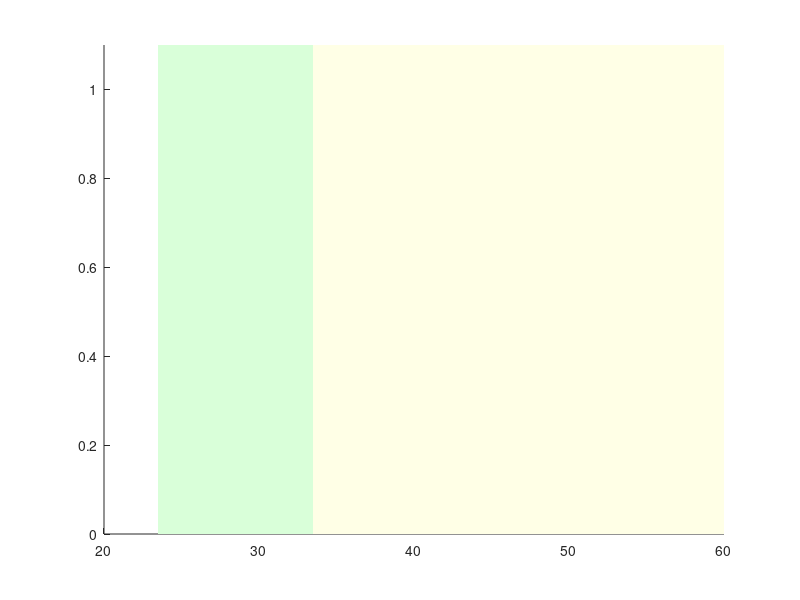

Write MATLAB code to recreate this figure. (Note: this script raises an error after producing the figure.)
clear all;
clc;
num_drones = 5;
% Dizin yolunu kendi bilgisayarına göre tekrar kontrol et
log_dir = '/home/asd/catkin_ws/src/multi_quadcopter_geometric_control/log/';

% Çıktı dosyası ve klasörü ayarları
output_pdf = 'all_drones_plots_fixed.pdf'; 
eps_folder = 'EPS_Results'; % EPS dosyalarının kaydedileceği klasör

% PDF varsa sil (temiz başlangıç)
if isfile(output_pdf)
    delete(output_pdf);
end

% EPS klasörü yoksa oluştur
if ~exist(eps_folder, 'dir')
    mkdir(eps_folder);
end

colors = lines(num_drones);

% === VERİ SAKLAMA HÜCRELERİ ===
thrust_all = cell(num_drones, 1);
time_all = cell(num_drones, 1);

% İvme verilerini zoom grafiğinde tekrar okumamak için hafızaya alıyoruz
acc_x_all = cell(num_drones, 1);
acc_y_all = cell(num_drones, 1);
acc_z_all = cell(num_drones, 1);
ref_acc_x = cell(num_drones, 1);
ref_acc_y = cell(num_drones, 1);
ref_acc_z = cell(num_drones, 1);


%% === VERİ OKUMA DÖNGÜSÜ ===
for i = 1:num_drones
    filename = fullfile(log_dir, sprintf('drone%d_log.txt', i));
    if ~isfile(filename)
        warning('File not found: %s', filename);
        continue;
    end

    data = readtable(filename, 'VariableNamingRule', 'preserve');
    time = data{:, "time"} - data{1, "time"};
    time_all{i} = time;

    % Thrust verilerini sakla
    thrust_all{i} = data{:, "r_thr"};
    
    % İvme verilerini sakla
    acc_x_all{i} = data{:, "a_acc.x"};
    acc_y_all{i} = data{:, "a_acc.y"};
    acc_z_all{i} = data{:, "a_acc.z"};
    
    ref_acc_x{i} = data{:, "r_acc.x"};
    ref_acc_y{i} = data{:, "r_acc.y"};
    ref_acc_z{i} = data{:, "r_acc.z"};
end

% === RENK VE ZAMAN TANIMLARI ===
t_green = [23.5 33.5 33.5 23.5];       color_green = [0.85 1 0.85];
t_yellow = [33.5 60 60 33.5];      color_yellow = [1 1 0.9];

t_zone1 = [0 8 8 0];      c_zone1 = [1 0.88 0.88];    % Pembe
t_zone2 = [8 21 21 8];    c_zone2 = [0.85 1 1];       % Mavi
t_zone3 = [21 33 33 21];  c_zone3 = [0.85 1 0.85];    % Yeşil
t_zone4 = [33 60 60 33];  c_zone4 = [1 1 0.9];        % Sarı


%% === 1. TÜM DRONE'LAR - THRUST ===
fig = figure;
hold on;
lgd_handles = [];
for i = 1:num_drones
    if ~isempty(thrust_all{i})
        h = plot(time_all{i}, thrust_all{i}, 'LineWidth', 2, 'Color', colors(i,:), 'DisplayName', sprintf('Quadcopter %d', i));
        lgd_handles = [lgd_handles, h];
    end
end
yl = ylim; yl = [yl(1)*0.9, yl(2)*1.1]; ylim(yl); 
p1 = patch(t_green, [yl(1) yl(1) yl(2) yl(2)], color_green, 'EdgeColor', 'none', 'HandleVisibility', 'off');
p2 = patch(t_yellow, [yl(1) yl(1) yl(2) yl(2)], color_yellow, 'EdgeColor', 'none', 'HandleVisibility', 'off');
uistack(p1, 'bottom'); uistack(p2, 'bottom');
grid off; xlim([0 60]); ylim([3 6.5]);
set(gca, 'FontName', 'Times New Roman', 'FontSize', 20, 'FontWeight', 'bold', 'LineWidth', 2, 'Box', 'on', 'Layer', 'top');
xlabel('t (s)', 'FontWeight', 'bold', 'FontSize', 20, 'FontName', 'Times New Roman');
ylabel('||f_{thrust}|| (N)', 'FontWeight', 'bold', 'FontSize', 20, 'FontName', 'Times New Roman');

lgd = legend(lgd_handles, 'Orientation', 'horizontal', 'FontSize', 13, 'FontWeight', 'bold', 'Box', 'off', 'FontName', 'Times New Roman');
set(lgd, 'Position', [0.15 0.94 0.7 0.05]); 

% KAYDETME
eps_name = fullfile(eps_folder, 'Fig10b.eps');
exportgraphics(fig, eps_name, 'ContentType', 'vector');
exportgraphics(fig, output_pdf, 'Append', true);
close(fig);


%% === 2. TÜM DRONE'LAR - DISTURBANCE FORCES ===
fig = figure;

% --- Fx ---
subplot(3,1,1); hold on;
lgd_handles = [];
for i = 1:num_drones
    filename = fullfile(log_dir, sprintf('drone%d_log.txt', i));
    if isfile(filename)
        data = readtable(filename, 'VariableNamingRule', 'preserve');
        h = plot(data{:, "time"} - data{1, "time"}, data{:, "dist_f.x"}, 'LineWidth', 2, 'Color', colors(i,:), 'DisplayName', sprintf('Quadcopter %d', i));
        lgd_handles = [lgd_handles, h];
    end
end
yl = ylim; yl = [yl(1)*1.1, yl(2)*1.1]; ylim(yl);
p1 = patch(t_green, [yl(1) yl(1) yl(2) yl(2)], color_green, 'EdgeColor', 'none', 'HandleVisibility', 'off');
p2 = patch(t_yellow, [yl(1) yl(1) yl(2) yl(2)], color_yellow, 'EdgeColor', 'none', 'HandleVisibility', 'off');
uistack(p1, 'bottom'); uistack(p2, 'bottom');
ylabel('f_{dist,x} (N)', 'FontWeight', 'bold', 'FontSize', 20, 'FontName', 'Times New Roman'); 
grid off; xlim([0 60]); set(gca, 'FontName', 'Times New Roman', 'FontSize', 20, 'FontWeight', 'bold', 'LineWidth', 2, 'Box', 'on', 'Layer', 'top');

% --- Fy ---
subplot(3,1,2); hold on;
for i = 1:num_drones
    filename = fullfile(log_dir, sprintf('drone%d_log.txt', i));
    if isfile(filename)
        data = readtable(filename, 'VariableNamingRule', 'preserve');
        plot(data{:, "time"} - data{1, "time"}, data{:, "dist_f.y"}, 'LineWidth', 2, 'Color', colors(i,:), 'HandleVisibility', 'off');
    end
end
yl = ylim; yl = [yl(1)*1.1, yl(2)*1.1]; ylim(yl);
p1 = patch(t_green, [yl(1) yl(1) yl(2) yl(2)], color_green, 'EdgeColor', 'none', 'HandleVisibility', 'off');
p2 = patch(t_yellow, [yl(1) yl(1) yl(2) yl(2)], color_yellow, 'EdgeColor', 'none', 'HandleVisibility', 'off');
uistack(p1, 'bottom'); uistack(p2, 'bottom');
ylabel('f_{dist,y} (N)', 'FontWeight', 'bold', 'FontSize', 20, 'FontName', 'Times New Roman'); 
grid off; xlim([0 60]); set(gca, 'FontName', 'Times New Roman', 'FontSize', 20, 'FontWeight', 'bold', 'LineWidth', 2, 'Box', 'on', 'Layer', 'top');

% --- Fz ---
subplot(3,1,3); hold on;
for i = 1:num_drones
    filename = fullfile(log_dir, sprintf('drone%d_log.txt', i));
    if isfile(filename)
        data = readtable(filename, 'VariableNamingRule', 'preserve');
        plot(data{:, "time"} - data{1, "time"}, data{:, "dist_f.z"}, 'LineWidth', 2, 'Color', colors(i,:), 'HandleVisibility', 'off');
    end
end
yl = ylim; yl = [yl(1)*1.1, yl(2)*1.1]; ylim(yl);
p1 = patch(t_green, [yl(1) yl(1) yl(2) yl(2)], color_green, 'EdgeColor', 'none', 'HandleVisibility', 'off');
p2 = patch(t_yellow, [yl(1) yl(1) yl(2) yl(2)], color_yellow, 'EdgeColor', 'none', 'HandleVisibility', 'off');
uistack(p1, 'bottom'); uistack(p2, 'bottom');
ylabel('f_{dist,z} (N)', 'FontWeight', 'bold', 'FontSize', 20, 'FontName', 'Times New Roman'); 
xlabel('t (s)', 'FontWeight', 'bold', 'FontSize', 20, 'FontName', 'Times New Roman'); 
grid off; xlim([0 60]); set(gca, 'FontName', 'Times New Roman', 'FontSize', 20, 'FontWeight', 'bold', 'LineWidth', 2, 'Box', 'on', 'Layer', 'top');

lgd = legend(lgd_handles, 'Orientation', 'horizontal', 'FontSize', 13, 'FontWeight', 'bold', 'Box', 'off', 'FontName', 'Times New Roman');
set(lgd, 'Position', [0.1 0.94 0.8 0.05]); 

% KAYDETME
eps_name = fullfile(eps_folder, 'Fig10a.eps');
exportgraphics(fig, eps_name, 'ContentType', 'vector');
exportgraphics(fig, output_pdf, 'Append', true);
close(fig);


%% === 3. TÜM DRONE'LAR - POZİSYON ===
fig = figure;

% === X ===
subplot(3,1,1); hold on;
lgd_handles = [];
h_des = plot(NaN, NaN, ':k', 'LineWidth', 2, 'DisplayName', 'Desired');
lgd_handles = [lgd_handles, h_des];

for i = 1:num_drones
    filename = fullfile(log_dir, sprintf('drone%d_log.txt', i));
    if isfile(filename)
        data = readtable(filename, 'VariableNamingRule', 'preserve');
        time = data{:, "time"} - data{1, "time"};
        h = plot(time, data{:, "a_pos.x"}, '-',  'Color', colors(i,:), 'LineWidth', 2, 'DisplayName', sprintf('Quadcopter %d', i));
        lgd_handles = [lgd_handles, h];
        plot(time, data{:, "r_pos.x"}, ':k', 'LineWidth', 2, 'HandleVisibility', 'off');
    end
end
yl = ylim; yl = [yl(1)-1, yl(2)+1]; ylim(yl);
p1 = patch(t_zone1, [yl(1) yl(1) yl(2) yl(2)], c_zone1, 'EdgeColor', 'none', 'HandleVisibility', 'off');
p2 = patch(t_zone2, [yl(1) yl(1) yl(2) yl(2)], c_zone2, 'EdgeColor', 'none', 'HandleVisibility', 'off');
p3 = patch(t_zone3, [yl(1) yl(1) yl(2) yl(2)], c_zone3, 'EdgeColor', 'none', 'HandleVisibility', 'off');
p4 = patch(t_zone4, [yl(1) yl(1) yl(2) yl(2)], c_zone4, 'EdgeColor', 'none', 'HandleVisibility', 'off');
uistack(p1,'bottom'); uistack(p2,'bottom'); uistack(p3,'bottom'); uistack(p4,'bottom');
ylabel('x (m)', 'FontWeight', 'bold', 'FontSize', 20, 'FontName', 'Times New Roman'); 
grid off; xlim([0 60]); set(gca, 'FontName', 'Times New Roman', 'FontSize', 20, 'FontWeight', 'bold', 'LineWidth', 2, 'Box', 'on', 'Layer', 'top');

% === Y ===
subplot(3,1,2); hold on;
for i = 1:num_drones
    filename = fullfile(log_dir, sprintf('drone%d_log.txt', i));
    if isfile(filename)
        data = readtable(filename, 'VariableNamingRule', 'preserve');
        time = data{:, "time"} - data{1, "time"};
        plot(time, data{:, "a_pos.y"}, '-',  'Color', colors(i,:), 'LineWidth', 2);
        plot(time, data{:, "r_pos.y"}, ':k', 'LineWidth', 2);
    end
end
yl = ylim; yl = [yl(1)-1, yl(2)+1]; ylim(yl);
p1 = patch(t_zone1, [yl(1) yl(1) yl(2) yl(2)], c_zone1, 'EdgeColor', 'none', 'HandleVisibility', 'off');
p2 = patch(t_zone2, [yl(1) yl(1) yl(2) yl(2)], c_zone2, 'EdgeColor', 'none', 'HandleVisibility', 'off');
p3 = patch(t_zone3, [yl(1) yl(1) yl(2) yl(2)], c_zone3, 'EdgeColor', 'none', 'HandleVisibility', 'off');
p4 = patch(t_zone4, [yl(1) yl(1) yl(2) yl(2)], c_zone4, 'EdgeColor', 'none', 'HandleVisibility', 'off');
uistack(p1,'bottom'); uistack(p2,'bottom'); uistack(p3,'bottom'); uistack(p4,'bottom');
ylabel('y (m)', 'FontWeight', 'bold', 'FontSize', 20, 'FontName', 'Times New Roman'); 
grid off; xlim([0 60]); set(gca, 'FontName', 'Times New Roman', 'FontSize', 20, 'FontWeight', 'bold', 'LineWidth', 2, 'Box', 'on', 'Layer', 'top');

% === Z ===
subplot(3,1,3); hold on;
for i = 1:num_drones
    filename = fullfile(log_dir, sprintf('drone%d_log.txt', i));
    if isfile(filename)
        data = readtable(filename, 'VariableNamingRule', 'preserve');
        time = data{:, "time"} - data{1, "time"};
        plot(time, data{:, "a_pos.z"}, '-',  'Color', colors(i,:), 'LineWidth', 2);
        plot(time, data{:, "r_pos.z"}, ':k', 'LineWidth', 2);
    end
end
yl = ylim; yl = [yl(1)-0.5, yl(2)+0.5]; ylim(yl);
p1 = patch(t_zone1, [yl(1) yl(1) yl(2) yl(2)], c_zone1, 'EdgeColor', 'none', 'HandleVisibility', 'off');
p2 = patch(t_zone2, [yl(1) yl(1) yl(2) yl(2)], c_zone2, 'EdgeColor', 'none', 'HandleVisibility', 'off');
p3 = patch(t_zone3, [yl(1) yl(1) yl(2) yl(2)], c_zone3, 'EdgeColor', 'none', 'HandleVisibility', 'off');
p4 = patch(t_zone4, [yl(1) yl(1) yl(2) yl(2)], c_zone4, 'EdgeColor', 'none', 'HandleVisibility', 'off');
uistack(p1,'bottom'); uistack(p2,'bottom'); uistack(p3,'bottom'); uistack(p4,'bottom');
ylabel('z (m)', 'FontWeight', 'bold', 'FontSize', 20, 'FontName', 'Times New Roman');
xlabel('t (s)', 'FontWeight', 'bold', 'FontSize', 20, 'FontName', 'Times New Roman'); 
grid off; xlim([0 60]); set(gca, 'FontName', 'Times New Roman', 'FontSize', 20, 'FontWeight', 'bold', 'LineWidth', 2, 'Box', 'on', 'Layer', 'top');

lgd = legend(lgd_handles, 'Orientation', 'horizontal', 'FontSize', 13, 'FontWeight', 'bold', 'Box', 'off', 'FontName', 'Times New Roman');
set(lgd, 'Position', [0.1 0.94 0.8 0.05]); 

% KAYDETME
eps_name = fullfile(eps_folder, 'Fig6a.eps');
exportgraphics(fig, eps_name, 'ContentType', 'vector');
exportgraphics(fig, output_pdf, 'Append', true);
close(fig);


%% === 4. TÜM DRONE'LAR - 3D KONUM ===
fig = figure;
hold on;
lgd_handles = [];
grid off; set(gca, 'FontName', 'Times New Roman', 'FontSize', 20, 'FontWeight', 'bold', 'LineWidth', 2, 'Box', 'on');
axis equal; axis tight; zlim([0 5]);
for i = 1:num_drones
    filename = fullfile(log_dir, sprintf('drone%d_log.txt', i));
    if isfile(filename)
        data = readtable(filename, 'VariableNamingRule', 'preserve');
        h = plot3(data{:, "a_pos.x"}, data{:, "a_pos.y"}, data{:, "a_pos.z"}, '-', 'Color', colors(i,:), 'LineWidth', 2, 'DisplayName', sprintf('Quadcopter %d', i));
        plot3(data{:, "r_pos.x"}, data{:, "r_pos.y"}, data{:, "r_pos.z"}, ':k', 'LineWidth', 2, 'HandleVisibility', 'off');
        lgd_handles = [lgd_handles, h];
    end
end
xlabel('x (m)', 'FontWeight', 'bold', 'FontSize', 20, 'FontName', 'Times New Roman');
ylabel('y (m)', 'FontWeight', 'bold', 'FontSize', 20, 'FontName', 'Times New Roman');
zlabel('z (m)', 'FontWeight', 'bold', 'FontSize', 20, 'FontName', 'Times New Roman');
title('All Drones - 3D Position', 'FontWeight', 'bold', 'FontSize', 20, 'FontName', 'Times New Roman');

view(45, 25);

lgd = legend(lgd_handles, 'Orientation', 'horizontal', 'FontSize', 13, 'FontWeight', 'bold', 'Box','off', 'FontName', 'Times New Roman');
set(lgd, 'Position', [0.1 0.92 0.8 0.05]);

% KAYDETME
eps_name = fullfile(eps_folder, '04_all_drones_3d_position.eps');
exportgraphics(fig, eps_name, 'ContentType', 'vector');
exportgraphics(fig, output_pdf, 'Append', true);
close(fig);


%% === 5. TÜM DRONE'LAR - VELOCITY ===
fig = figure;

% Vx
subplot(3,1,1); hold on;
lgd_handles = [];
h_des = plot(NaN, NaN, ':k', 'LineWidth', 2, 'DisplayName', 'Desired');
lgd_handles = [lgd_handles, h_des];

for i = 1:num_drones
    filename = fullfile(log_dir, sprintf('drone%d_log.txt', i));
    if isfile(filename)
        data = readtable(filename, 'VariableNamingRule', 'preserve');
        time = data{:, "time"} - data{1, "time"};
        h = plot(time, data{:, "a_vel.x"}, '-', 'Color', colors(i,:), 'LineWidth', 2, 'DisplayName', sprintf('Quadcopter %d', i));
        lgd_handles = [lgd_handles, h];
        plot(time, data{:, "r_vel.x"}, ':k', 'LineWidth', 2, 'HandleVisibility', 'off');
    end
end
yl = ylim; yl = [yl(1)-0.5, yl(2)+0.5]; ylim(yl);
p1 = patch(t_zone1, [yl(1) yl(1) yl(2) yl(2)], c_zone1, 'EdgeColor', 'none', 'HandleVisibility', 'off');
p2 = patch(t_zone2, [yl(1) yl(1) yl(2) yl(2)], c_zone2, 'EdgeColor', 'none', 'HandleVisibility', 'off');
p3 = patch(t_zone3, [yl(1) yl(1) yl(2) yl(2)], c_zone3, 'EdgeColor', 'none', 'HandleVisibility', 'off');
p4 = patch(t_zone4, [yl(1) yl(1) yl(2) yl(2)], c_zone4, 'EdgeColor', 'none', 'HandleVisibility', 'off');
uistack(p1,'bottom'); uistack(p2,'bottom'); uistack(p3,'bottom'); uistack(p4,'bottom');
ylabel('v_x (m/s)', 'FontWeight', 'bold', 'FontSize', 20, 'FontName', 'Times New Roman'); 
grid off; xlim([0 60]); set(gca, 'FontName', 'Times New Roman', 'FontSize', 20, 'FontWeight', 'bold', 'LineWidth', 2, 'Box', 'on', 'Layer', 'top');

% Vy
subplot(3,1,2); hold on;
for i = 1:num_drones
    filename = fullfile(log_dir, sprintf('drone%d_log.txt', i));
    if isfile(filename)
        data = readtable(filename, 'VariableNamingRule', 'preserve');
        time = data{:, "time"} - data{1, "time"};
        plot(time, data{:, "a_vel.y"}, '-', 'Color', colors(i,:), 'LineWidth', 2);
        plot(time, data{:, "r_vel.y"}, ':k', 'LineWidth', 2);
    end
end
yl = ylim; yl = [yl(1)-0.5, yl(2)+0.5]; ylim(yl);
p1 = patch(t_zone1, [yl(1) yl(1) yl(2) yl(2)], c_zone1, 'EdgeColor', 'none', 'HandleVisibility', 'off');
p2 = patch(t_zone2, [yl(1) yl(1) yl(2) yl(2)], c_zone2, 'EdgeColor', 'none', 'HandleVisibility', 'off');
p3 = patch(t_zone3, [yl(1) yl(1) yl(2) yl(2)], c_zone3, 'EdgeColor', 'none', 'HandleVisibility', 'off');
p4 = patch(t_zone4, [yl(1) yl(1) yl(2) yl(2)], c_zone4, 'EdgeColor', 'none', 'HandleVisibility', 'off');
uistack(p1,'bottom'); uistack(p2,'bottom'); uistack(p3,'bottom'); uistack(p4,'bottom');
ylabel('v_y (m/s)', 'FontWeight', 'bold', 'FontSize', 20, 'FontName', 'Times New Roman'); 
grid off; xlim([0 60]); set(gca, 'FontName', 'Times New Roman', 'FontSize', 20, 'FontWeight', 'bold', 'LineWidth', 2, 'Box', 'on', 'Layer', 'top');

% Vz
subplot(3,1,3); hold on;
for i = 1:num_drones
    filename = fullfile(log_dir, sprintf('drone%d_log.txt', i));
    if isfile(filename)
        data = readtable(filename, 'VariableNamingRule', 'preserve');
        time = data{:, "time"} - data{1, "time"};
        plot(time, data{:, "a_vel.z"}, '-', 'Color', colors(i,:), 'LineWidth', 2);
        plot(time, data{:, "r_vel.z"}, ':k', 'LineWidth', 2);
    end
end
yl = ylim; yl = [yl(1)-0.5, yl(2)+0.5]; ylim(yl);
p1 = patch(t_zone1, [yl(1) yl(1) yl(2) yl(2)], c_zone1, 'EdgeColor', 'none', 'HandleVisibility', 'off');
p2 = patch(t_zone2, [yl(1) yl(1) yl(2) yl(2)], c_zone2, 'EdgeColor', 'none', 'HandleVisibility', 'off');
p3 = patch(t_zone3, [yl(1) yl(1) yl(2) yl(2)], c_zone3, 'EdgeColor', 'none', 'HandleVisibility', 'off');
p4 = patch(t_zone4, [yl(1) yl(1) yl(2) yl(2)], c_zone4, 'EdgeColor', 'none', 'HandleVisibility', 'off');
uistack(p1,'bottom'); uistack(p2,'bottom'); uistack(p3,'bottom'); uistack(p4,'bottom');
ylabel('v_z (m/s)', 'FontWeight', 'bold', 'FontSize', 20, 'FontName', 'Times New Roman'); 
xlabel('t (s)', 'FontWeight', 'bold', 'FontSize', 20, 'FontName', 'Times New Roman'); 
grid off; xlim([0 60]); set(gca, 'FontName', 'Times New Roman', 'FontSize', 20, 'FontWeight', 'bold', 'LineWidth', 2, 'Box', 'on', 'Layer', 'top');

lgd = legend(lgd_handles, 'Orientation', 'horizontal', 'FontSize', 13, 'FontWeight', 'bold', 'Box', 'off', 'FontName', 'Times New Roman');
set(lgd, 'Position', [0.1 0.94 0.8 0.05]);

% KAYDETME
eps_name = fullfile(eps_folder, 'Fig7.eps');
exportgraphics(fig, eps_name, 'ContentType', 'vector');
exportgraphics(fig, output_pdf, 'Append', true);
close(fig);


%% === 6. TÜM DRONE'LAR - ACCELERATION (ZOOM) ===
fig = figure;

zoom_t_start = 3.5;
zoom_t_end = 8.5;
zoom_xlim = [zoom_t_start zoom_t_end];

% --- AX ---
h1 = subplot(3,1,1); hold on;
lgd_handles = [];
h_des = plot(NaN, NaN, ':k', 'LineWidth', 2, 'DisplayName', 'Desired');
lgd_handles = [lgd_handles, h_des];

for i = 1:num_drones
    if ~isempty(acc_x_all{i})
        h = plot(time_all{i}, acc_x_all{i}, '-', 'Color', colors(i,:), 'LineWidth', 2, 'DisplayName', sprintf('Quadcopter %d', i));
        lgd_handles = [lgd_handles, h];
        plot(time_all{i}, ref_acc_x{i}, ':k', 'LineWidth', 2, 'HandleVisibility', 'off');
    end
end
% Arka Plan
yl = ylim; yl = [yl(1)-0.5, yl(2)+0.5]; ylim(yl);
p1 = patch(t_zone1, [yl(1) yl(1) yl(2) yl(2)], c_zone1, 'EdgeColor', 'none', 'HandleVisibility', 'off');
p2 = patch(t_zone2, [yl(1) yl(1) yl(2) yl(2)], c_zone2, 'EdgeColor', 'none', 'HandleVisibility', 'off');
p3 = patch(t_zone3, [yl(1) yl(1) yl(2) yl(2)], c_zone3, 'EdgeColor', 'none', 'HandleVisibility', 'off');
p4 = patch(t_zone4, [yl(1) yl(1) yl(2) yl(2)], c_zone4, 'EdgeColor', 'none', 'HandleVisibility', 'off');
uistack(p1,'bottom'); uistack(p2,'bottom'); uistack(p3,'bottom'); uistack(p4,'bottom');
% Zoom Dikdörtgeni
rectangle('Position', [zoom_t_start, yl(1)+0.2, zoom_t_end-zoom_t_start, yl(2)-yl(1)-0.4], 'EdgeColor', 'r', 'LineWidth', 2, 'LineStyle', '--');
ylabel('a_x (m/s^2)', 'FontWeight', 'bold', 'FontSize', 20, 'FontName', 'Times New Roman'); 
grid off; xlim([0 60]); 
set(gca, 'FontName', 'Times New Roman', 'FontSize', 20, 'FontWeight', 'bold', 'LineWidth', 2, 'Box', 'on', 'Layer', 'top');

% >> INSET ZOOM AX
main_pos = get(h1, 'Position'); 
inset_w = main_pos(3) * 0.15;   
inset_h = main_pos(4) * 0.25;   
inset_x = main_pos(1) + main_pos(3)*0.19; 
inset_y = main_pos(2) + main_pos(4)*0.12;
ax_ins = axes('Position', [inset_x inset_y inset_w inset_h]);
box on; hold on;
for i=1:num_drones
    plot(time_all{i}, acc_x_all{i}, 'Color', colors(i,:), 'LineWidth', 2);
    plot(time_all{i}, ref_acc_x{i}, ':k', 'LineWidth', 2);
end
xlim(zoom_xlim); grid off; set(gca, 'Color', 'w', 'FontSize', 8);

% --- AY ---
h2 = subplot(3,1,2); hold on;
for i = 1:num_drones
    if ~isempty(acc_y_all{i})
        plot(time_all{i}, acc_y_all{i}, '-', 'Color', colors(i,:), 'LineWidth', 2);
        plot(time_all{i}, ref_acc_y{i}, ':k', 'LineWidth', 2);
    end
end
% Arka Plan
yl = ylim; yl = [yl(1)-0.5, yl(2)+0.5]; ylim(yl);
p1 = patch(t_zone1, [yl(1) yl(1) yl(2) yl(2)], c_zone1, 'EdgeColor', 'none', 'HandleVisibility', 'off');
p2 = patch(t_zone2, [yl(1) yl(1) yl(2) yl(2)], c_zone2, 'EdgeColor', 'none', 'HandleVisibility', 'off');
p3 = patch(t_zone3, [yl(1) yl(1) yl(2) yl(2)], c_zone3, 'EdgeColor', 'none', 'HandleVisibility', 'off');
p4 = patch(t_zone4, [yl(1) yl(1) yl(2) yl(2)], c_zone4, 'EdgeColor', 'none', 'HandleVisibility', 'off');
uistack(p1,'bottom'); uistack(p2,'bottom'); uistack(p3,'bottom'); uistack(p4,'bottom');
% Zoom Dikdörtgeni
rectangle('Position', [zoom_t_start, yl(1)+0.2, zoom_t_end-zoom_t_start, yl(2)-yl(1)-0.4], 'EdgeColor', 'r', 'LineWidth', 2, 'LineStyle', '--');
ylabel('a_y (m/s^2)', 'FontWeight', 'bold', 'FontSize', 20, 'FontName', 'Times New Roman'); 
grid off; xlim([0 60]); 
set(gca, 'FontName', 'Times New Roman', 'FontSize', 20, 'FontWeight', 'bold', 'LineWidth', 2, 'Box', 'on', 'Layer', 'top');

% >> INSET ZOOM AY
main_pos = get(h2, 'Position');
inset_w = main_pos(3) * 0.15;
inset_h = main_pos(4) * 0.25;
inset_x = main_pos(1) + main_pos(3)*0.19;
inset_y = main_pos(2) + main_pos(4)*0.12;
ax_ins = axes('Position', [inset_x inset_y inset_w inset_h]);
box on; hold on;
for i=1:num_drones
    plot(time_all{i}, acc_y_all{i}, 'Color', colors(i,:), 'LineWidth', 2);
    plot(time_all{i}, ref_acc_y{i}, ':k', 'LineWidth', 2);
end
xlim(zoom_xlim); grid off; set(gca, 'Color', 'w', 'FontSize', 8);

% --- AZ ---
h3 = subplot(3,1,3); hold on;
for i = 1:num_drones
    if ~isempty(acc_z_all{i})
        plot(time_all{i}, acc_z_all{i}, '-', 'Color', colors(i,:), 'LineWidth', 2);
        plot(time_all{i}, ref_acc_z{i}, ':k', 'LineWidth', 2);
    end
end
% Arka Plan
yl = ylim; yl = [yl(1)-0.5, yl(2)+0.5]; ylim(yl);
p1 = patch(t_zone1, [yl(1) yl(1) yl(2) yl(2)], c_zone1, 'EdgeColor', 'none', 'HandleVisibility', 'off');
p2 = patch(t_zone2, [yl(1) yl(1) yl(2) yl(2)], c_zone2, 'EdgeColor', 'none', 'HandleVisibility', 'off');
p3 = patch(t_zone3, [yl(1) yl(1) yl(2) yl(2)], c_zone3, 'EdgeColor', 'none', 'HandleVisibility', 'off');
p4 = patch(t_zone4, [yl(1) yl(1) yl(2) yl(2)], c_zone4, 'EdgeColor', 'none', 'HandleVisibility', 'off');
uistack(p1,'bottom'); uistack(p2,'bottom'); uistack(p3,'bottom'); uistack(p4,'bottom');
% Zoom Dikdörtgeni
rectangle('Position', [zoom_t_start, yl(1)+0.2, zoom_t_end-zoom_t_start, yl(2)-yl(1)-0.4], 'EdgeColor', 'r', 'LineWidth', 2, 'LineStyle', '--');
ylabel('a_z (m/s^2)', 'FontWeight', 'bold', 'FontSize', 20, 'FontName', 'Times New Roman');
xlabel('t (s)', 'FontWeight', 'bold', 'FontSize', 20, 'FontName', 'Times New Roman'); 
grid off; xlim([0 60]); 
set(gca, 'FontName', 'Times New Roman', 'FontSize', 20, 'FontWeight', 'bold', 'LineWidth', 2, 'Box', 'on', 'Layer', 'top');

% >> INSET ZOOM AZ
main_pos = get(h3, 'Position');
inset_w = main_pos(3) * 0.15;
inset_h = main_pos(4) * 0.25;
inset_x = main_pos(1) + main_pos(3)*0.19;
inset_y = main_pos(2) + main_pos(4)*0.12;
ax_ins = axes('Position', [inset_x inset_y inset_w inset_h]);
box on; hold on;
for i=1:num_drones
    plot(time_all{i}, acc_z_all{i}, 'Color', colors(i,:), 'LineWidth', 2);
    plot(time_all{i}, ref_acc_z{i}, ':k', 'LineWidth', 2);
end
xlim(zoom_xlim); grid off; set(gca, 'Color', 'w', 'FontSize', 8);

lgd = legend(lgd_handles, 'Orientation', 'horizontal', 'FontSize', 13, 'FontWeight', 'bold', 'Box', 'off', 'FontName', 'Times New Roman');
set(lgd, 'Position', [0.1 0.94 0.8 0.05]);

% KAYDETME
eps_name = fullfile(eps_folder, 'Fig8.eps');
exportgraphics(fig, eps_name, 'ContentType', 'vector');
exportgraphics(fig, output_pdf, 'Append', true);
close(fig);


%% === 7. TÜM DRONE'LAR - EULER AÇILARI ===
fig = figure;

% --- Roll (Phi) ---
subplot(3,1,1); hold on;
lgd_handles = [];
h_des = plot(NaN, NaN, ':k', 'LineWidth', 2, 'DisplayName', 'Desired');
lgd_handles = [lgd_handles, h_des];
for i = 1:num_drones
    filename = fullfile(log_dir, sprintf('drone%d_log.txt', i));
    if isfile(filename)
        data = readtable(filename, 'VariableNamingRule', 'preserve');
        time = data{:, "time"} - data{1, "time"};
        
        h = plot(time, data{:, "a_eul_ang.x"}, '-', 'Color', colors(i,:), 'LineWidth', 2, 'DisplayName', sprintf('Quadcopter %d', i));
        lgd_handles = [lgd_handles, h];
        plot(time, data{:, "r_eul_ang.x"}, ':k', 'LineWidth', 2, 'HandleVisibility', 'off');
    end
end
% Arka Plan
yl = ylim; yl = [yl(1)-0.1, yl(2)+0.1]; ylim(yl);
p1 = patch(t_zone1, [yl(1) yl(1) yl(2) yl(2)], c_zone1, 'EdgeColor', 'none', 'HandleVisibility', 'off');
p2 = patch(t_zone2, [yl(1) yl(1) yl(2) yl(2)], c_zone2, 'EdgeColor', 'none', 'HandleVisibility', 'off');
p3 = patch(t_zone3, [yl(1) yl(1) yl(2) yl(2)], c_zone3, 'EdgeColor', 'none', 'HandleVisibility', 'off');
p4 = patch(t_zone4, [yl(1) yl(1) yl(2) yl(2)], c_zone4, 'EdgeColor', 'none', 'HandleVisibility', 'off');
uistack(p1,'bottom'); uistack(p2,'bottom'); uistack(p3,'bottom'); uistack(p4,'bottom');
ylabel('\phi (rad)', 'FontWeight', 'bold', 'FontSize', 20, 'FontName', 'Times New Roman'); 
grid off; xlim([0 60]); set(gca, 'FontName', 'Times New Roman', 'FontSize', 20, 'FontWeight', 'bold', 'LineWidth', 2, 'Box', 'on', 'Layer', 'top');

% --- Pitch (Theta) ---
subplot(3,1,2); hold on;
for i = 1:num_drones
    filename = fullfile(log_dir, sprintf('drone%d_log.txt', i));
    if isfile(filename)
        data = readtable(filename, 'VariableNamingRule', 'preserve');
        time = data{:, "time"} - data{1, "time"};
        plot(time, data{:, "a_eul_ang.y"}, '-', 'Color', colors(i,:), 'LineWidth', 2);
        plot(time, data{:, "r_eul_ang.y"}, ':k', 'LineWidth', 2);
    end
end
yl = ylim; yl = [yl(1)-0.1, yl(2)+0.1]; ylim(yl);
p1 = patch(t_zone1, [yl(1) yl(1) yl(2) yl(2)], c_zone1, 'EdgeColor', 'none', 'HandleVisibility', 'off');
p2 = patch(t_zone2, [yl(1) yl(1) yl(2) yl(2)], c_zone2, 'EdgeColor', 'none', 'HandleVisibility', 'off');
p3 = patch(t_zone3, [yl(1) yl(1) yl(2) yl(2)], c_zone3, 'EdgeColor', 'none', 'HandleVisibility', 'off');
p4 = patch(t_zone4, [yl(1) yl(1) yl(2) yl(2)], c_zone4, 'EdgeColor', 'none', 'HandleVisibility', 'off');
uistack(p1,'bottom'); uistack(p2,'bottom'); uistack(p3,'bottom'); uistack(p4,'bottom');
ylabel('\theta (rad)', 'FontWeight', 'bold', 'FontSize', 20, 'FontName', 'Times New Roman'); 
grid off; xlim([0 60]); set(gca, 'FontName', 'Times New Roman', 'FontSize', 20, 'FontWeight', 'bold', 'LineWidth', 2, 'Box', 'on', 'Layer', 'top');

% --- Yaw (Psi) ---
subplot(3,1,3); hold on;
for i = 1:num_drones
    filename = fullfile(log_dir, sprintf('drone%d_log.txt', i));
    if isfile(filename)
        data = readtable(filename, 'VariableNamingRule', 'preserve');
        time = data{:, "time"} - data{1, "time"};
        plot(time, data{:, "a_eul_ang.z"}, '-', 'Color', colors(i,:), 'LineWidth', 2);
        plot(time, data{:, "r_eul_ang.z"}, ':k', 'LineWidth', 2);
    end
end
yl = ylim; yl = [yl(1)-0.1, yl(2)+0.1]; ylim(yl);
p1 = patch(t_zone1, [yl(1) yl(1) yl(2) yl(2)], c_zone1, 'EdgeColor', 'none', 'HandleVisibility', 'off');
p2 = patch(t_zone2, [yl(1) yl(1) yl(2) yl(2)], c_zone2, 'EdgeColor', 'none', 'HandleVisibility', 'off');
p3 = patch(t_zone3, [yl(1) yl(1) yl(2) yl(2)], c_zone3, 'EdgeColor', 'none', 'HandleVisibility', 'off');
p4 = patch(t_zone4, [yl(1) yl(1) yl(2) yl(2)], c_zone4, 'EdgeColor', 'none', 'HandleVisibility', 'off');
uistack(p1,'bottom'); uistack(p2,'bottom'); uistack(p3,'bottom'); uistack(p4,'bottom');
ylabel('\psi (rad)', 'FontWeight', 'bold', 'FontSize', 20, 'FontName', 'Times New Roman');
xlabel('t (s)', 'FontWeight', 'bold', 'FontSize', 20, 'FontName', 'Times New Roman'); 
grid off; xlim([0 60]); set(gca, 'FontName', 'Times New Roman', 'FontSize', 20, 'FontWeight', 'bold', 'LineWidth', 2, 'Box', 'on', 'Layer', 'top');

lgd = legend(lgd_handles, 'Orientation', 'horizontal', 'FontSize', 13, 'FontWeight', 'bold', 'Box', 'off', 'FontName', 'Times New Roman');
set(lgd, 'Position', [0.1 0.94 0.8 0.05]);

% KAYDETME
eps_name = fullfile(eps_folder, 'Fig9.eps');
exportgraphics(fig, eps_name, 'ContentType', 'vector');
exportgraphics(fig, output_pdf, 'Append', true);
close(fig);


%% === 8. TÜM DRONE'LAR - 3D POZİSYON HATASI ===
fig = figure;
hold on;
lgd_handles = [];
for i = 1:num_drones
    filename = fullfile(log_dir, sprintf('drone%d_log.txt', i));
    if isfile(filename)
        data = readtable(filename, 'VariableNamingRule', 'preserve');
        time = data{:, "time"} - data{1, "time"};
        x = data{:, "a_pos.x"};  y = data{:, "a_pos.y"};  z = data{:, "a_pos.z"};
        xr = data{:, "r_pos.x"}; yr = data{:, "r_pos.y"}; zr = data{:, "r_pos.z"};
        pos_error = sqrt((x - xr).^2 + (y - yr).^2 + (z - zr).^2);
        h = plot(time, pos_error, 'LineWidth', 2, 'Color', colors(i,:), 'DisplayName', sprintf('Quadcopter %d', i));
        lgd_handles = [lgd_handles, h];
    end
end
xlabel('t (s)', 'FontWeight', 'bold', 'FontSize', 20, 'FontName', 'Times New Roman');
ylabel('||e_p|| (m)', 'FontWeight', 'bold', 'FontSize', 20, 'FontName', 'Times New Roman');

grid off; set(gca, 'FontName', 'Times New Roman', 'FontSize', 20, 'FontWeight', 'bold', 'LineWidth', 2, 'Box', 'on');

lgd = legend(lgd_handles, 'Orientation', 'horizontal', 'FontSize', 13, 'FontWeight', 'bold', 'Box','off', 'FontName', 'Times New Roman');
set(lgd, 'Position', [0.1 0.92 0.8 0.05]);

% KAYDETME
eps_name = fullfile(eps_folder, '08_all_drones_position_error.eps');
exportgraphics(fig, eps_name, 'ContentType', 'vector');
exportgraphics(fig, output_pdf, 'Append', true);
close(fig);

% HATA HESAPLAMA EKRAN ÇIKTISI
fprintf('\n=======================================================\n');
fprintf('   PERFORMANS METRİKLERİ (RMSE: Ortalama, ISE: Toplam)   \n');
fprintf('=======================================================\n');

for i = 1:num_drones
    filename = fullfile(log_dir, sprintf('drone%d_log.txt', i));
    if isfile(filename)
        data = readtable(filename, 'VariableNamingRule', 'preserve');
        
        t = data{:, "time"} - data{1, "time"};
        dt = [0; diff(t)]; 
        
        e_x = data{:, "a_pos.x"} - data{:, "r_pos.x"};
        e_y = data{:, "a_pos.y"} - data{:, "r_pos.y"};
        e_z = data{:, "a_pos.z"} - data{:, "r_pos.z"};
        
        sq_error = e_x.^2 + e_y.^2 + e_z.^2;
        rmse_3d = sqrt(mean(sq_error));
        ise_3d = sum(sq_error .* dt); 
        
        fprintf('Quadcopter %d -> RMSE (Ortalama): %.5f m | ISE (Toplam): %.5f\n', i, rmse_3d, ise_3d);
    else
        fprintf('Quadcopter %d: Dosya bulunamadı.\n', i);
    end
end
fprintf('=======================================================\n');
fprintf('Grafikler EPS formatında "EPS_Results" klasörüne kaydedildi.\n');

